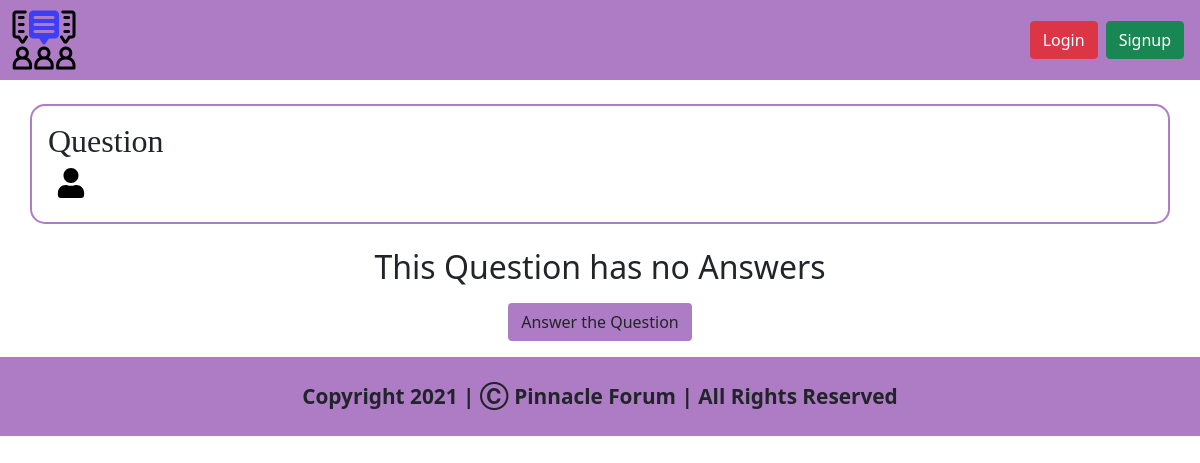
The page /question/df973716f59542629e6a1bcf725c5aec on the database as committed earlier.
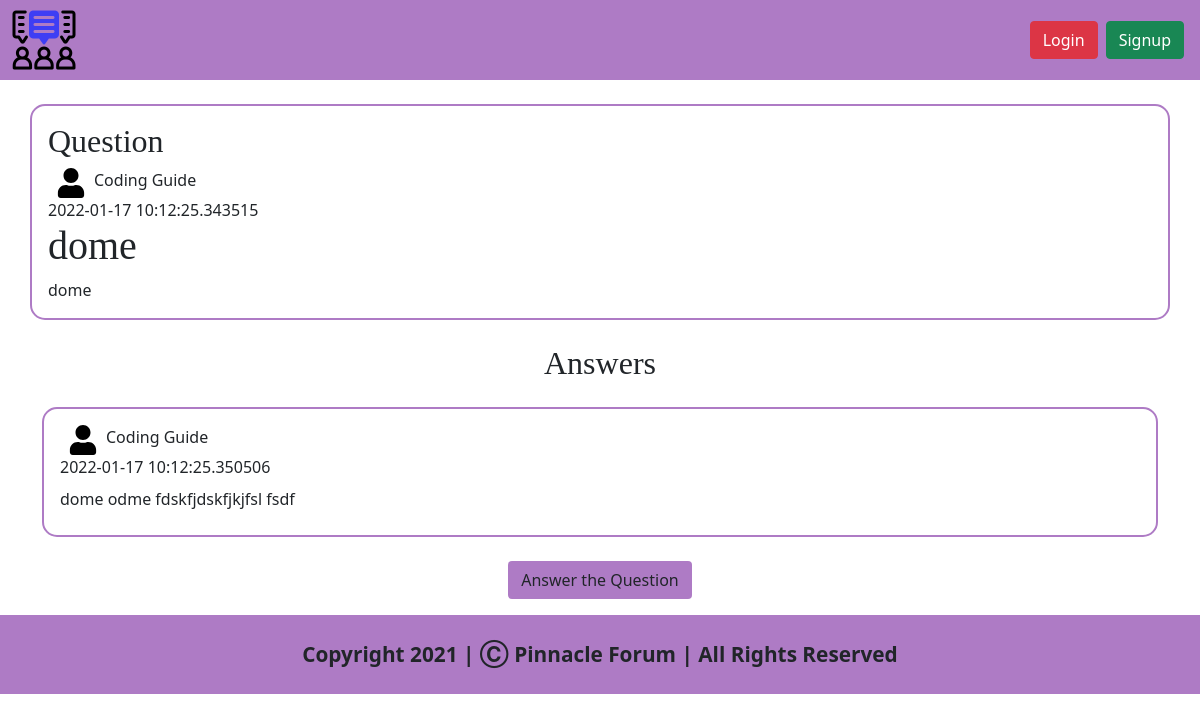
The same page on the database as committed later.
### views/models.py (models this page shows)
class Question(db.Model):
    questionId = db.Column(db.String(1000),primary_key=True)
    questionTitle = db.Column(db.String(250),nullable=False)
    questionDescription = db.Column(db.String(250000),nullable=False)
    userNameOfAsker = db.Column(db.String(1000),nullable=False)
    realNameOfAsker = db.Column(db.String(250),nullable=False)
    categoryId = db.Column(db.String(300),nullable=False)
    dateNow = db.Column(db.DateTime,default=datetime.utcnow())

class Answer(db.Model):
    answerId = db.Column(db.String(1000),primary_key=True)
    questionIdOfAnswer = db.Column(db.String(1000),nullable=False) # This is the id of the questio of which is the answer
    answerDescription = db.Column(db.String(250000),nullable=False)
    userNameOfAnswerer = db.Column(db.String(1000),nullable=False)
    realNameOfAnswerer = db.Column(db.String(250),nullable=False)
    dateNow = db.Column(db.DateTime,default=datetime.utcnow())

### views/question.py (the view)
@question.route('/<string:questionId>')
def renderquestionPageFunction(questionId):
    questionObject = Question.query.filter_by(questionId=questionId).first() # Getting the question having ID passed in url
    answersListLength = Answer.query.filter_by(questionIdOfAnswer=questionId).count() # Counting no. of answers that assigned to the question
    if answersListLength == 0:
        return render_template('question.html',user=current_user,question=questionObject,noAnswers=True) # Rendering HTML Page
    else:
        answersList = Answer.query.filter_by(questionIdOfAnswer=questionId).all() # Getting List of Answers attached to this question
        return render_template('question.html',user=current_user,question=questionObject,noAnswers=False,answers=answersList) # Rendering HTML Page

### views/templates/question.html (shortened to what this page needs)
<!doctype html>
<html lang="en">
<head>
  <link href="https://cdn.jsdelivr.net/npm/bootstrap@5.1.3/dist/css/bootstrap.min.css" rel="stylesheet"
>
  <link rel="stylesheet" href="{{ url_for('static',filename='css/question.css') }}">
</head>
<body>
  <nav class="navbar navbar-expand-lg navbar-light  navigation-bar" style="background-color: rgb(174, 123, 197);">
    <div class="container-fluid">
      <a href="/">
        <img src="../static/img/logo.png" id="companyLogoNavigationBar" style="cursor: pointer;">
      </a>
      <div class="collapse navbar-collapse" id="navbarSupportedContent">
        <form class="d-flex">
          {% if user.is_authenticated %}
          <a class="btn btn-danger mx-1" href="/logout">Logout</a>
          <a href="/profile/{{user.userName}}" class="user-icon-navbar mx-2">
            <img src="../static/img/user-icon.svg" style="height: 30px; width: 30px;">
          </a>
          {% else %}
          <a class="btn btn-danger mx-1" data-bs-toggle="modal" data-bs-target="#loginFormModal">Login</a>
          <a class="btn btn-success mx-1" data-bs-toggle="modal" data-bs-target="#signupFormModal">Signup</a>
          {% endif %}
        </form>
      </div>
    </div>
  </nav>
  <div class="mainQuestionArea container py-3 px-3 my-4">
    <h2 class="mainHeading">Question</h2>
    <div class="user-info-question">
      <a href="/profile/{{question.userNameOfAsker}}"><img src="../static/img/user-icon.svg" class="user-icon-question mx-2"></a>
      <span class="realNameOfUser">{{question.realNameOfAsker}}</span>
    </div>
    <span class="question-time">
      {{question.dateNow}}
    </span>
    <div class="main-question-information">
      <h1 class="question-title">
        {{question.questionTitle}}
      </h1>
      <div class="question-description">
        {{question.questionDescription}}
      </div>
    </div>
  </div>
  {% if noAnswers %}
  <div class="mainAnswersParentDiv container">
    <h2 class="text-center">This Question has no Answers</h2>
  </div>
  {% else %}
  <div class="mainAnswersParentDiv container">
    <h2 class="text-center mainHeading">Answers</h2>
    {% for answer in answers %}
    <div class="answer-div py-3 px-3 my-4">
      <div class="user-info-question">
        <a href="/profile/{{answer.userNameOfAnswerer}}"><img src="../static/img/user-icon.svg" class="user-icon-question mx-2"></a>
        <span>{{answer.realNameOfAnswerer}}</span>
      </div>
      <span class="question-time">
        {{answer.dateNow}}
      </span>
      <div class="answer-description my-2">
        {{answer.answerDescription}}
      </div>
    </div>
    {% endfor %}
    </div>
    {% endif %}
  <div class="answer-question-parent-div my-3">
    <button type="button" class="btn noModalButtonElement" style="background-color: rgb(174, 123, 197);"
      data-bs-toggle="modal" data-bs-target="#askQuestionModal">
      Answer the Question
    </button>
  </div>
  <footer class="py-4"
    style="background-color: rgb(174, 123, 197); width: 100%; font-weight: bold; font-size: 1.3rem; text-align: center;">
    Copyright 2021 | Ⓒ Pinnacle Forum | All Rights Reserved
  </footer>
</body>
</html>

Rows that differ between the two databases and show on the page:
added Question: realNameOfAsker "Coding Guide", dateNow "2022-01-17 10:12:25.343515", questionTitle "dome", questionDescription "dome"
added Answer: realNameOfAnswerer "Coding Guide", dateNow "2022-01-17 10:12:25.350506", answerDescription "dome odme fdskfjdskfjkjfsl fsdf"
Other text that changed with them:
text no longer shown: "This Question has no Answers"
text now shown: "Answers"
